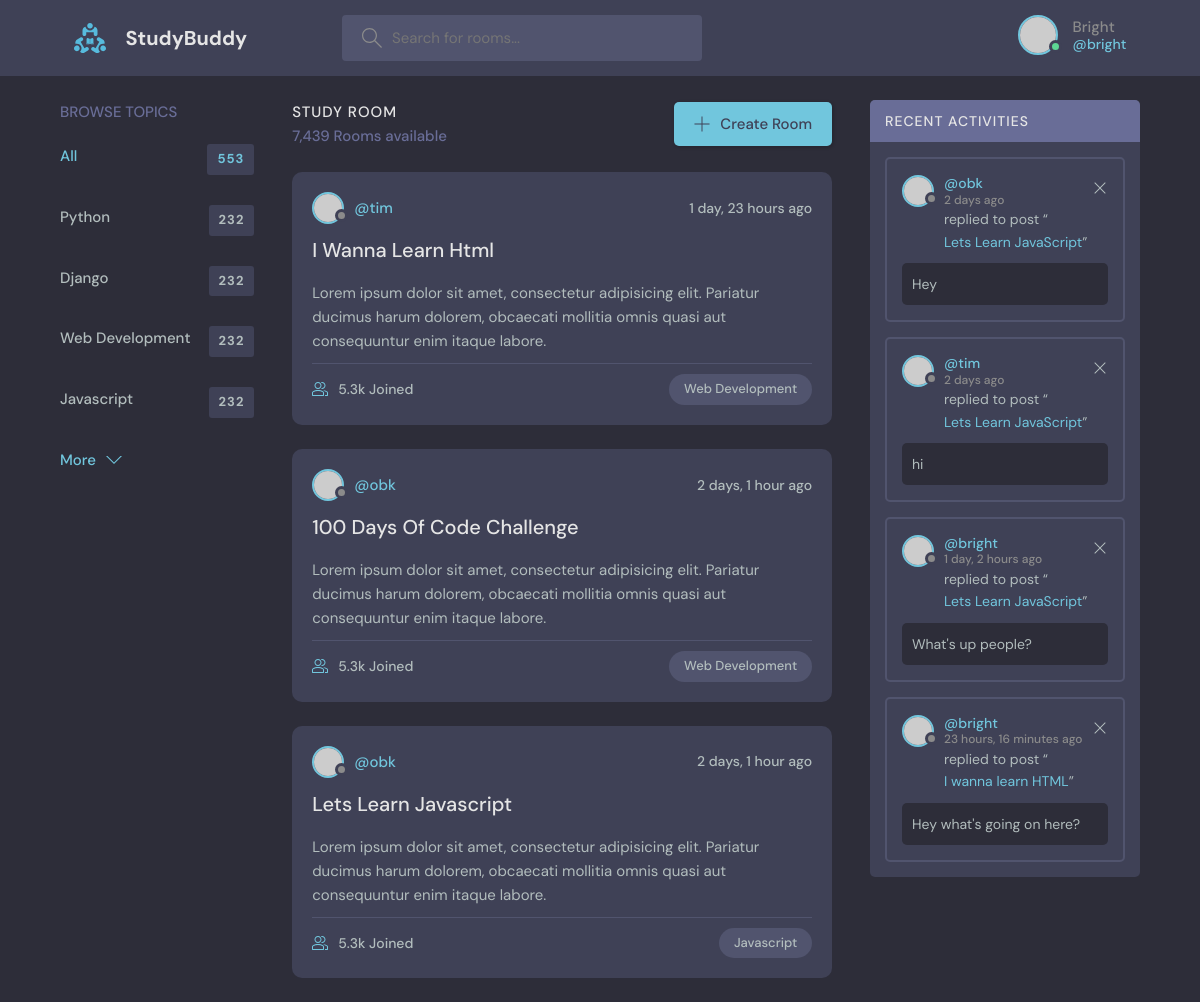
The page / (signed in) on the database its author committed.
### app/models.py (models this page shows, shortened)
class Topic(models.Model):
    name = models.CharField(max_length=200)

class Room(models.Model):
    host = models.ForeignKey(User, on_delete=models.SET_NULL, null=True)
    topic = models.ForeignKey(Topic, on_delete=models.SET_NULL, null=True)
    name = models.CharField(max_length=200, null=True, blank=True)
    description = models.TextField(null=True, blank=True)
    participants = models.ManyToManyField(User, related_name='participants', blank=True)
    updated = models.DateTimeField(auto_now_add=True)
    created = models.DateTimeField(auto_now_add=True)
    def __str__(self):
        return self.name
    class Meta:
        ordering = ['-updated', '-created']

class Message(models.Model):
    user = models.ForeignKey(User, on_delete=models.CASCADE)
    room = models.ForeignKey(Room, on_delete=models.CASCADE)
    body = models.TextField()
    updated = models.DateTimeField(auto_now_add=True)
    created = models.DateTimeField(auto_now_add=True)
    def __str__(self):
        return self.body[0:50]

### app/views.py (the view)
# urls.py: 2. Add a URL to urlpatterns:  path('', views.home, name='home')
def home(request):
    q = request.GET.get('q') if request.GET.get('q') != None else ''
    rooms = Room.objects.filter(Q(topic__name__icontains=q) |
                                Q(name__icontains=q) |
                                Q(description__icontains=q) |
                                Q(host__username__icontains=q))
    room_count = rooms.count()
    topics = Topic.objects.all()
    room_message = Message.objects.filter(Q(room__topic__name__icontains=q))
    context = {'rooms': rooms, 'topics': topics, 'room_count': room_count, 'room_message': room_message}
    return render(request, 'home.html', context)

### templates/home.html
{% extends 'main.html' %}
{% block content %}
<main class="layout layout--3">
  <div class="container">
{% include 'topics_component.html' %}
{% include 'feed_component.html' %}
{% include 'activity_component.html' %}
  </div>
</main>
{% endblock %}

### templates/navbar.html (shortened to what this page needs)
{% load static %}
<header class="header header--loggedIn">
  <div class="container">
    <a href="/" class="header__logo">
      <img src="{% static 'assets/logo.svg' %}" />
      <h1>StudyBuddy</h1>
    </a>
    <form method="GET" action="{% url 'home' %}" class="header__search">
      <label>
        <input type="search" name="q" placeholder="Search for rooms..." />
      </label>
    </form>
    <nav class="header__menu">
      {% if request.user.is_authenticated %}
      <div class="header__user">
        <a href="{% url 'logout' %}">
          <div class="avatar avatar--medium active">
            <img src="https://randomuser.me/api/portraits/men/37.jpg" />
          </div>
          <p>{{request.user|title}} <span>@{{request.user}}</span></p>
        </a>
      </div>
      {% endif %}
    </nav>
  </div>
</header>

### templates/topics_component.html
<div class="topics">
    <div class="topics__header">
        <h2>Browse Topics</h2>
    </div>
    <ul class="topics__list">
        <li>
            <a href="{% url 'home' %}" class="active">All <span>553</span></a>
        </li>
        {% for topic in topics %}
        <li>
            <a href="{% url 'home' %}?q={{topic.name}}">{{topic.name|title}} <span>232</span></a>
        </li>
        {% endfor %}
    </ul>
    <a class="btn btn--link" href="topics.html">
        More
        <svg version="1.1" xmlns="http://www.w3.org/2000/svg" width="32" height="32" viewBox="0 0 32 32">
            <title>chevron-down</title>
            <path d="M16 21l-13-13h-3l16 16 16-16h-3l-13 13z"></path>
        </svg>
    </a>
</div>

### templates/feed_component.html (shortened to what this page needs)
<div class="roomList">
  <div class="roomList__header">
    <div>
      <h2>Study Room</h2>
      <p>7,439 Rooms available</p>
    </div>
    <a class="btn btn--main" href="create-room.html">
      <svg version="1.1" xmlns="http://www.w3.org/2000/svg" width="32" height="32" viewBox="0 0 32 32">
        <title>add</title>
        <path d="M16.943 0.943h-1.885v14.115h-14.115v1.885h14.115v14.115h1.885v-14.115h14.115v-1.885h-14.115v-14.115z"></path>
      </svg>
      Create Room
    </a>
  </div>
  {% for room in rooms %}
  <div class="roomListRoom">
    <div class="roomListRoom__header">
      <a href="{% url 'profile' room.host.id %}" class="roomListRoom__author">
        <div class="avatar avatar--small">
          <img src="https://randomuser.me/api/portraits/women/11.jpg" />
        </div>
        <span>@{{room.host.username}}</span>
      </a>
      <div class="roomListRoom__actions">
        <span>{{room.created|timesince}} ago</span>
      </div>
    </div>
    <div class="roomListRoom__content">
      <a href="{% url 'room' room.id %}">{{room.name|title}}</a>
      <p>
        Lorem ipsum dolor sit amet, consectetur adipisicing elit. Pariatur ducimus harum dolorem, obcaecati
        mollitia omnis quasi aut consequuntur enim itaque labore.
      </p>
    </div>
    <div class="roomListRoom__meta">
      <a href="room.html" class="roomListRoom__joined">
        5.3k Joined
      </a>
      <p class="roomListRoom__topic">{{room.topic.name|title}}</p>
    </div>
  </div>
  {% endfor %}
</div>

### templates/activity_component.html
<div class="activities">
  <div class="activities__header">
    <h2>Recent Activities</h2>
  </div>
  {% for message in room_message %}
  <div class="activities__box">
    <div class="activities__boxHeader roomListRoom__header">
      <a href="profile.html" class="roomListRoom__author">
        <div class="avatar avatar--small">
          <img src="https://randomuser.me/api/portraits/women/11.jpg" />
        </div>
        <p>
          @{{message.user}}
          <span>{{message.created|timesince}} ago</span>
        </p>
      </a>
      <div class="roomListRoom__actions">
        <a href="#">
          <svg version="1.1" xmlns="http://www.w3.org/2000/svg" width="32" height="32" viewBox="0 0 32 32">
            <title>remove</title>
            <path d="M27.314 6.019l-1.333-1.333-9.98 9.981-9.981-9.981-1.333 1.333 9.981 9.981-9.981 9.98 1.333 1.333 9.981-9.98 9.98 9.98 1.333-1.333-9.98-9.98 9.98-9.981z"></path>
          </svg>
        </a>
      </div>
    </div>
    <div class="activities__boxContent">
      <p>replied to post “<a href="{% url 'room' message.room.id %}">{{message.room}}</a>”</p>
      <div class="activities__boxRoomContent">
        {{message}}
      </div>
    </div>
  </div>
  {% endfor %}
</div>

### rows shown on the page
Topic: name "Python"
Topic: name "Django"
Topic: name "Web Development"
Topic: name "Javascript"
Room: host.username "tim", created "1 day, 23 hours", name "I Wanna Learn Html", topic.name "Web Development"
Room: host.username "obk", created "2 days, 1 hour", name "100 Days Of Code Challenge", topic.name "Web Development"
Room: host.username "obk", created "2 days, 1 hour", name "Lets Learn Javascript", topic.name "Javascript"
Message: user "obk", created "2 days", room "Lets Learn JavaScript", body "Hey"
Message: user "tim", created "2 days", room "Lets Learn JavaScript", body "hi"
Message: user "bright", created "1 day, 2 hours", room "Lets Learn JavaScript", body "What's up people?"
Message: user "bright", created "23 hours, 16 minutes", room "I wanna learn HTML", body "Hey what's going on here?"

### other values the page prints
{{ request.user|title }} "Bright"
{{ request.user }} "bright"
